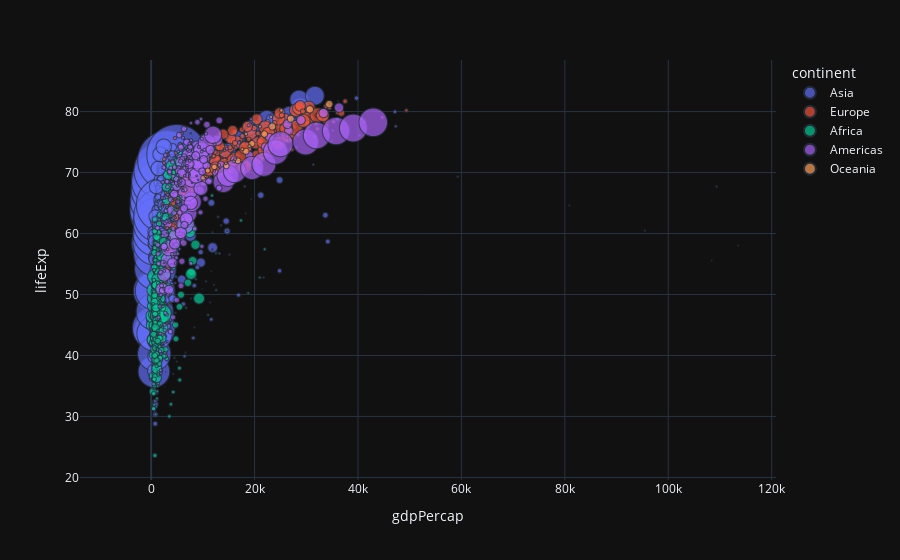

The notebook cell saved with this chart:
### Code cell
px.scatter(data ,  y = 'lifeExp' , x='gdpPercap' , size='pop' , size_max
           =60 , color='continent')

### Figure 1 — Plotly figure (JSON) as saved in the notebook; plotly's stock layout.template omitted (floating-point values rounded to 4 significant figures; data arrays with more than 128 entries replaced by an {"elided": "..."} marker saying what was removed)
{"data": [{"hovertemplate": "continent=Asia<br>gdpPercap=%{x}<br>lifeExp=%{y}<br>pop=%{marker.size}<extra></extra>", "legendgroup": "Asia", "marker": {"color": "#636efa", "size": {"elided": "384 int values"}, "sizemode": "area", "sizeref": 366300.0, "symbol": "circle"}, "mode": "markers", "name": "Asia", "showlegend": true, "x": {"elided": "384 float values"}, "xaxis": "x", "y": {"elided": "384 float values"}, "yaxis": "y", "type": "scattergl"}, {"hovertemplate": "continent=Europe<br>gdpPercap=%{x}<br>lifeExp=%{y}<br>pop=%{marker.size}<extra></extra>", "legendgroup": "Europe", "marker": {"color": "#EF553B", "size": {"elided": "360 int values"}, "sizemode": "area", "sizeref": 366300.0, "symbol": "circle"}, "mode": "markers", "name": "Europe", "showlegend": true, "x": {"elided": "360 float values"}, "xaxis": "x", "y": {"elided": "360 float values"}, "yaxis": "y", "type": "scattergl"}, {"hovertemplate": "continent=Africa<br>gdpPercap=%{x}<br>lifeExp=%{y}<br>pop=%{marker.size}<extra></extra>", "legendgroup": "Africa", "marker": {"color": "#00cc96", "size": {"elided": "624 int values"}, "sizemode": "area", "sizeref": 366300.0, "symbol": "circle"}, "mode": "markers", "name": "Africa", "showlegend": true, "x": {"elided": "624 float values"}, "xaxis": "x", "y": {"elided": "624 float values"}, "yaxis": "y", "type": "scattergl"}, {"hovertemplate": "continent=Americas<br>gdpPercap=%{x}<br>lifeExp=%{y}<br>pop=%{marker.size}<extra></extra>", "legendgroup": "Americas", "marker": {"color": "#ab63fa", "size": {"elided": "300 int values"}, "sizemode": "area", "sizeref": 366300.0, "symbol": "circle"}, "mode": "markers", "name": "Americas", "showlegend": true, "x": {"elided": "300 float values"}, "xaxis": "x", "y": {"elided": "300 float values"}, "yaxis": "y", "type": "scattergl"}, {"hovertemplate": "continent=Oceania<br>gdpPercap=%{x}<br>lifeExp=%{y}<br>pop=%{marker.size}<extra></extra>", "legendgroup": "Oceania", "marker": {"color": "#FFA15A", "size": [8691212, 9712569, 10794968, 11872264, 13177000, 14074100, 15184200, 16257249, 17481977, 18565243, 19546792, 20434176, 1994794, 2229407, 2488550, 2728150, 2929100, 3164900, 3210650, 3317166, 3437674, 3676187, 3908037, 4115771], "sizemode": "area", "sizeref": 366300.0, "symbol": "circle"}, "mode": "markers", "name": "Oceania", "showlegend": true, "x": [10040.0, 10950.0, 12220.0, 14530.0, 16790.0, 18330.0, 19480.0, 21890.0, 23420.0, 27000.0, 30690.0, 34440.0, 10560.0, 12250.0, 13180.0, 14460.0, 16050.0, 16230.0, 17630.0, 19010.0, 18360.0, 21050.0, 23190.0, 25190.0], "xaxis": "x", "y": [69.12, 70.33, 70.93, 71.1, 71.93, 73.49, 74.74, 76.32, 77.56, 78.83, 80.37, 81.23, 69.39, 70.26, 71.24, 71.52, 71.89, 72.22, 73.84, 74.32, 76.33, 77.55, 79.11, 80.2], "yaxis": "y", "type": "scattergl"}], "layout": {"xaxis": {"anchor": "y", "domain": [0.0, 1.0], "title": {"text": "gdpPercap"}}, "yaxis": {"anchor": "x", "domain": [0.0, 1.0], "title": {"text": "lifeExp"}}, "legend": {"title": {"text": "continent"}, "tracegroupgap": 0, "itemsizing": "constant"}, "margin": {"t": 60}}}
